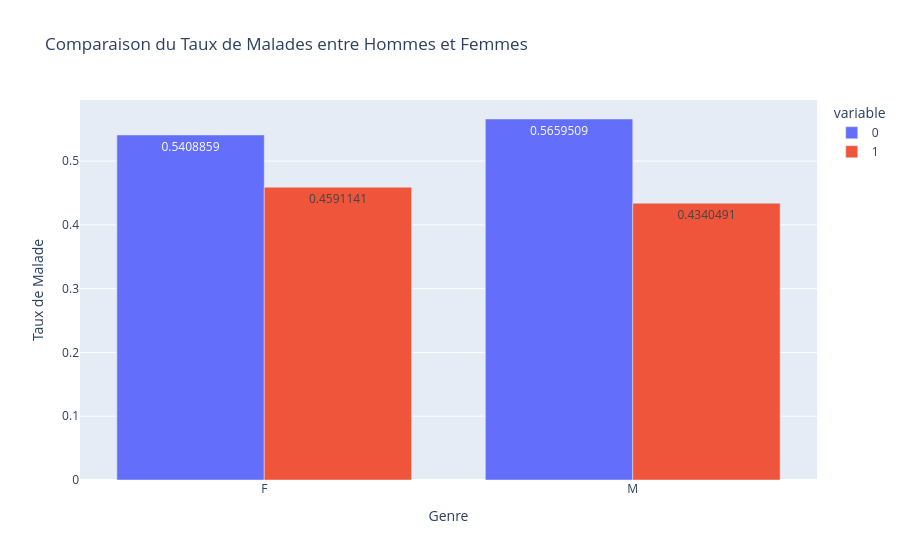

The notebook cell saved with this chart:
### Code cell
# Calcul du taux de malades par genre
df_gender_disease = df.groupby('Patient Gender')['disease'].value_counts(normalize=True).unstack().reset_index()

# Graphique à barres comparant le taux de malades chez les hommes et les femmes
fig_bar = px.bar(df_gender_disease, 
                 x='Patient Gender', 
                 y=[0, 1],  # 0 correspond aux sains, 1 correspond aux malades
                 labels={'Patient Gender': 'Genre', 'value': 'Taux de Malade'}, 
                 title="Comparaison du Taux de Malades entre Hommes et Femmes",
                 barmode='group',  
                 text_auto=True)  

fig_bar.show()

### Figure 1 — Plotly figure (JSON) as saved in the notebook; plotly's stock layout.template omitted (floating-point values rounded to 4 significant figures)
{"data": [{"alignmentgroup": "True", "hovertemplate": "variable=0<br>Genre=%{x}<br>Taux de Malade=%{y}<extra></extra>", "legendgroup": "0", "marker": {"color": "#636efa", "pattern": {"shape": ""}}, "name": "0", "offsetgroup": "0", "orientation": "v", "showlegend": true, "textposition": "auto", "texttemplate": "%{y}", "type": "bar", "x": ["F", "M"], "xaxis": "x", "y": [0.5409, 0.566], "yaxis": "y"}, {"alignmentgroup": "True", "hovertemplate": "variable=1<br>Genre=%{x}<br>Taux de Malade=%{y}<extra></extra>", "legendgroup": "1", "marker": {"color": "#EF553B", "pattern": {"shape": ""}}, "name": "1", "offsetgroup": "1", "orientation": "v", "showlegend": true, "textposition": "auto", "texttemplate": "%{y}", "type": "bar", "x": ["F", "M"], "xaxis": "x", "y": [0.4591, 0.434], "yaxis": "y"}], "layout": {"barmode": "group", "legend": {"title": {"text": "variable"}, "tracegroupgap": 0}, "title": {"text": "Comparaison du Taux de Malades entre Hommes et Femmes"}, "xaxis": {"anchor": "y", "domain": [0, 1], "title": {"text": "Genre"}}, "yaxis": {"anchor": "x", "domain": [0, 1], "title": {"text": "Taux de Malade"}}}}
